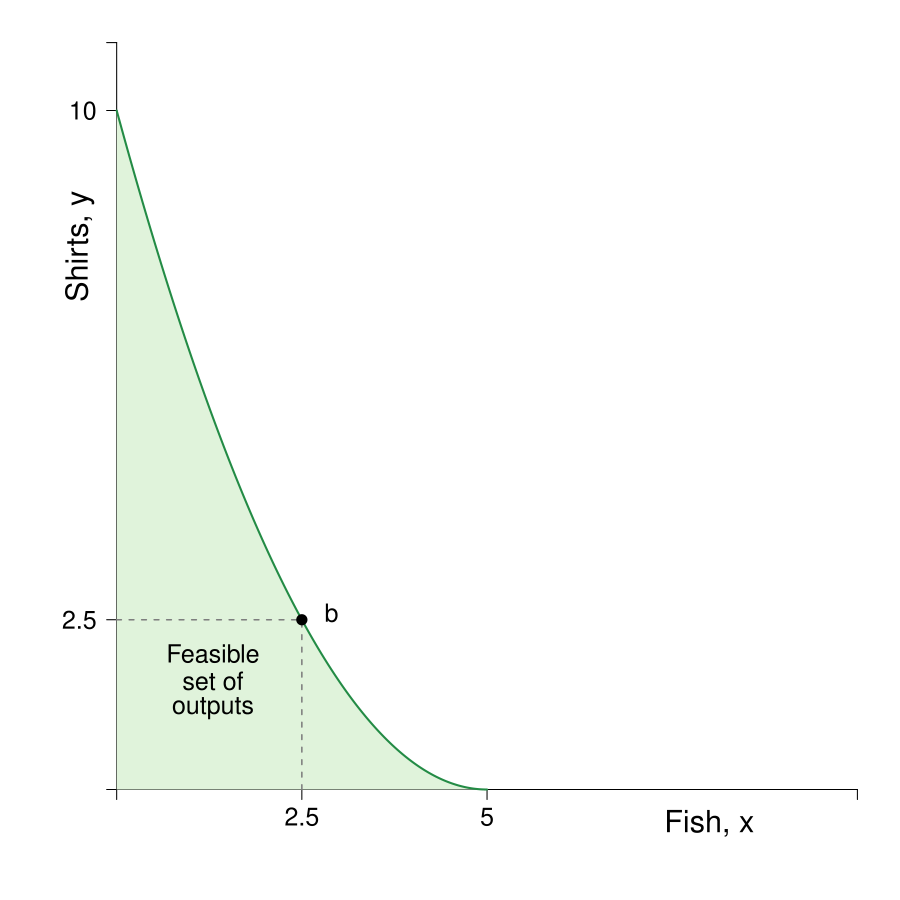

Write R code to recreate this figure.
#Graph Designer: Simon Halliday
#Authors: Bowles, Foley and Halliday
#Title: Coordination, Conflict and Competition: A Text in Microeconomics

require(shape)
pdf(file = "specprodexch/ppf_fish_shirts.pdf", width = 9, height = 9)

#Set parameters for graphics
pointsize <- 1.8
axislabelsize <- 1.8
labelsize <- 1.5
namesize <- 1.8
annotatesize <- 1.5
graphlinewidth <- 2
segmentlinewidth <- 1.5

COL <- c("#7fc97f", "#beaed4", "#fdc086", "#ffff99", "#386cb0", "#f0027f", "#bf5b17", "#666666")
COLA <- c("#e0f3db", "#99d8c9","#66c2a4","#41ae76", "#238b45", "#005824")
COLB <- c("#4eb3d3", "#2b8cbe", "#0868ac","#084081")
grays <- gray.colors(25, start = 1, end = 0)
CBCols <- c("#009E73","#0072B2","#E69F00")


#Edited the margins to cater for the larger LHS labels
par(mar =  c(0.5, 0.5, 0.5, 0.5))

#Change this to make it log of l 

# ppf <- function(l, k = 0.5) {
#   k * (1/l)
# }

ppf <- function(fish, k = 0.1, alpha = 2, maxfish = 5) {
  k * (fish - maxfish)^alpha
}

# fishProd <- function(l, k = 0.5){
#   (-k)*l
# }

# feasibleLabor <- function(l, time = 10){
#   - time - l
# }
# 
# manufactureProd <- function(l, k = 0.1, alpha = 2){
#   k * (-l)^alpha
#}

xlims <- c(-1, 10)
ylims <- c(-1, 11)

npts <- 501 
x <- seq(xlims[1], xlims[2], length.out = npts)
y <- seq(ylims[1], ylims[2], length.out = npts) 
a <- c(13, 15, 17)

plot(0, 0, xlim = xlims, ylim = ylims, type = "n",
     xlab = expression(paste("")),
     ylab = expression(paste("")), 
     xaxt = "n", 
     yaxt = "n", 
     cex.lab = axislabelsize, 
     bty = "n"
)

ticksy <- c(0, 2.5, 10, ylims[2])
ylabels <- c(NA, 2.5, 10, NA)
ticksx <- c(0, 2.5, 5, xlims[2])
xlabels <- c(NA, 2.5, 5, NA)

axis(1, at = ticksx, pos = 0, labels = xlabels, cex.axis = annotatesize)
axis(2, at = ticksy, pos = 0, labels = ylabels, las = 1, cex.axis = annotatesize)

npts <- 500 
xx1 <- seq(0, 5, length.out = npts)
xx2 <- seq(0, xlims[2], length.out = npts)
xx3 <- seq(xlims[1], 0, length.out = npts)
xx4 <- seq(-11, 0, length.out = npts)

#Draw the polygon for shading the feasible set
xpoly1 <- seq(from = 0, to = 5, length.out = 500)
ypoly1 <- ppf(xpoly1, k = 10/25, alpha = 2, maxfish = 5)
polygon(x = c(xpoly1, rev(xpoly1[1])), y = c(ypoly1, rev(ypoly1)[1]), col=COLA[1], density=NULL, border = NA)

# # shade 
# polygon(x = c(-10, 0, 0), 
#         y = c(0, 0, -10),
#         border = FALSE, col = adjustcolor(COL[3], alpha.f = 0.5))


#Draw the graphs
lines(xx1, ppf(xx1, k = 10/25, alpha = 2, maxfish = 5), col = COLA[5], lwd = graphlinewidth)
# lines(xx2, fishProd(xx2, k = 2), col = COLB[3], lwd = graphlinewidth)
# lines(xx3, feasibleLabor(xx3, time = 10), col = CBCols[3], lwd = graphlinewidth)
# lines(xx4, manufactureProd(xx4, k = 0.1, alpha = 2), col = COLB[4], lwd = graphlinewidth)

#mtext(expression(paste("Quantity of fish, ", x)), side=1, line = 2.5, cex = axislabelsize)
text(-0.5, 8, expression(paste("Shirts, ", y)), xpd = TRUE, cex = axislabelsize, srt = 90) 
text(8, -0.5, expression(paste("Fish, ", x)), xpd = TRUE, cex = axislabelsize)
#Label the points on the axes we want

#Label the two production functions
#Clothing
# text(-3.25, 6, expression(paste("Shirt production")), xpd = TRUE, cex = annotatesize)
# text(-3.15, 4.8, expression(paste(y == frac(1,10)(l^s)^2)), xpd = TRUE, cex = annotatesize)
# Arrows(-4.6, 4.8, -6.5, 4.8, col = "black", lty = 1, lwd = 2, arr.type = "triangle", arr.lwd = 0.5)

#Fishing
# text(6.8, -4.8, expression(paste("Fish production")), xpd = TRUE, cex = annotatesize)
# text(7, -6, expression(paste(x == frac(1,2)(l^f))), xpd = TRUE, cex = annotatesize)
# Arrows(5.8, -6, 3.5, -6, col = "black", lty = 1, lwd = 2, arr.type = "triangle", arr.lwd = 0.5)

#Draw segments for the 50/50 split of time
segments(0, 2.5, 2.5, 2.5, lty = 2, col = grays[20], lwd = segmentlinewidth)
segments(2.5, 0, 2.5, 2.5, lty = 2, col = grays[20], lwd = segmentlinewidth)

#Annotate Max time on clothes
# segments(-10, 0, -10, 10, lty = 2, col = grays[20], lwd = segmentlinewidth)
# segments(-10, 10, 0, 10, lty = 2, col = grays[20], lwd = segmentlinewidth)
# text(-6.5, 9.5, expression(paste("10 hrs of labor")), cex = annotatesize)
# text(-6.5, 8.7, expression(paste("for shirts produces")),  cex = annotatesize)
# text(-6.5, 8.1, expression(paste("10 shirts")),  cex = annotatesize)
# points(-10, 10, pch = 16, col = "black", cex = 1.5)
# text(-9.7, 10.5, expression(paste("a")),  cex = annotatesize)
# 
# points(-5, 2.5, pch = 16, col = "black", cex = 1.5)
# text(-5, 3, expression(paste("e")), cex = annotatesize)

#Annotate Max time on fishing
# segments(0, -10, 5, -10, lty = 2, col = grays[20], lwd = segmentlinewidth)
# segments(5, -10, 5, 0, lty = 2, col = grays[20], lwd = segmentlinewidth)
# text(7.8, -8.4, expression(paste("10 hrs of labor")), cex = annotatesize)
# text(7.8, -9.2, expression(paste("for fishing produces")),cex = annotatesize)
# text(7.8, -9.9, expression(paste("5 kgs of fish")), cex = annotatesize)
# points(5, -10, pch = 16, col = "black", cex = 1.5)
# text(4.6, -10.5, expression(paste("c")), cex = annotatesize)
# 


#Annotate point on ppf 
points(2.5, 2.5, pch = 16, col = "black", cex = 1.5)
#text(5.6, 3.35, expression(paste("12.5 Shirts and")),cex = annotatesize)
#text(5.6, 2.75, expression(paste("2.5 Kilograms of Fish")), cex = annotatesize)
text(2.9, 2.6, expression(paste("b")), cex = annotatesize)

#Annotate point on labor feasibility frontier
# points(-5, -5, pch = 16, col = "black", cex = 1.5)
# text(-6.75, -5, expression(paste(list(l^S ==5, l^F == 5) )),cex = annotatesize)
# text(-4.5, -4.5, expression(paste("d")),cex = annotatesize)


# Arrows(-3, -8.5, -3, -7.5, col = "black", lty = 1, lwd = 2, arr.type = "triangle", arr.lwd = 0.5)
# text(-3, -9, expression("Constraint"),cex = labelsize)
text(-3, -9.6, expression("on total"),cex = labelsize, xpd = TRUE)
# text(-3, -10.2, expression("labor hours"),cex = labelsize, xpd = TRUE)
# text(-3, -11, expression(paste(l^S + l^F <= 10)),cex = annotatesize)
#Arrows(-6, -7, -3.5, -7, col = "black", lty = 1, lwd = 2, arr.type = "triangle", arr.lwd = 0.5)

#Label the feasible frontier
text(1.3, 2, expression("Feasible"), cex = annotatesize)
text(1.3, 1.6, expression("set of"), cex = annotatesize)
text(1.3, 1.2, expression("outputs"), cex = annotatesize)

# Label constaint 
#Label the feasible frontier
# text(-2.65, -2.2, expression("Feasible"),cex = labelsize)
# text(-2.65, -2.8, expression("set of"),cex = labelsize)
# text(-2.65, -3.4, expression("labor hours"),cex = labelsize)


dev.off()
